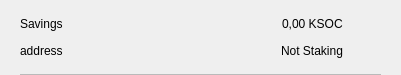
<?xml version="1.0" encoding="UTF-8"?>
<ui version="4.0">
 <class>CSRow</class>
 <widget class="QWidget" name="CSRow">
  <property name="geometry">
   <rect>
    <x>0</x>
    <y>0</y>
    <width>401</width>
    <height>75</height>
   </rect>
  </property>
  <property name="windowTitle">
   <string>Form</string>
  </property>
  <layout class="QVBoxLayout" name="verticalLayout">
   <property name="spacing">
    <number>0</number>
   </property>
   <property name="leftMargin">
    <number>20</number>
   </property>
   <property name="topMargin">
    <number>10</number>
   </property>
   <property name="rightMargin">
    <number>20</number>
   </property>
   <property name="bottomMargin">
    <number>0</number>
   </property>
   <item>
    <widget class="QWidget" name="info" native="true">
     <property name="minimumSize">
      <size>
       <width>0</width>
       <height>0</height>
      </size>
     </property>
     <layout class="QHBoxLayout" name="horizontalLayout_3">
      <property name="leftMargin">
       <number>0</number>
      </property>
      <property name="topMargin">
       <number>0</number>
      </property>
      <property name="rightMargin">
       <number>0</number>
      </property>
      <property name="bottomMargin">
       <number>10</number>
      </property>
      <item>
       <widget class="QWidget" name="container" native="true">
        <property name="minimumSize">
         <size>
          <width>0</width>
          <height>0</height>
         </size>
        </property>
        <layout class="QVBoxLayout" name="verticalLayout_2">
         <property name="spacing">
          <number>0</number>
         </property>
         <property name="leftMargin">
          <number>0</number>
         </property>
         <property name="topMargin">
          <number>0</number>
         </property>
         <property name="rightMargin">
          <number>0</number>
         </property>
         <property name="bottomMargin">
          <number>0</number>
         </property>
         <item>
          <layout class="QHBoxLayout" name="horizontalLayout">
           <item>
            <widget class="QLabel" name="labelName">
             <property name="toolTip">
              <string notr="true"/>
             </property>
             <property name="text">
              <string>Savings</string>
             </property>
            </widget>
           </item>
           <item>
            <spacer name="horizontalSpacer">
             <property name="orientation">
              <enum>Qt::Horizontal</enum>
             </property>
             <property name="sizeHint" stdset="0">
              <size>
               <width>40</width>
               <height>20</height>
              </size>
             </property>
            </spacer>
           </item>
           <item>
            <widget class="QLabel" name="labelAmount">
             <property name="text">
              <string>0,00 KSOC</string>
             </property>
            </widget>
           </item>
          </layout>
         </item>
         <item>
          <layout class="QHBoxLayout" name="horizontalLayout_2">
           <item>
            <widget class="QLabel" name="labelAddress">
             <property name="toolTip">
              <string notr="true"/>
             </property>
             <property name="text">
              <string>address</string>
             </property>
            </widget>
           </item>
           <item>
            <spacer name="horizontalSpacer_2">
             <property name="orientation">
              <enum>Qt::Horizontal</enum>
             </property>
             <property name="sizeHint" stdset="0">
              <size>
               <width>40</width>
               <height>20</height>
              </size>
             </property>
            </spacer>
           </item>
           <item>
            <widget class="QLabel" name="labelStaking">
             <property name="text">
              <string>Not Staking</string>
             </property>
            </widget>
           </item>
          </layout>
         </item>
        </layout>
       </widget>
      </item>
      <item alignment="Qt::AlignHCenter|Qt::AlignVCenter">
       <widget class="QPushButton" name="pushButtonMenu">
        <property name="minimumSize">
         <size>
          <width>24</width>
          <height>24</height>
         </size>
        </property>
        <property name="maximumSize">
         <size>
          <width>32</width>
          <height>32</height>
         </size>
        </property>
        <property name="focusPolicy">
         <enum>Qt::NoFocus</enum>
        </property>
        <property name="styleSheet">
         <string notr="true">border:none; background-color:transparent;</string>
        </property>
        <property name="text">
         <string/>
        </property>
        <property name="icon">
         <iconset>
          <normaloff>://ic-menu-hover</normaloff>://ic-menu-hover</iconset>
        </property>
        <property name="iconSize">
         <size>
          <width>24</width>
          <height>24</height>
         </size>
        </property>
       </widget>
      </item>
     </layout>
    </widget>
   </item>
   <item>
    <widget class="QLabel" name="lblDivisory">
     <property name="minimumSize">
      <size>
       <width>0</width>
       <height>1</height>
      </size>
     </property>
     <property name="maximumSize">
      <size>
       <width>16777215</width>
       <height>1</height>
      </size>
     </property>
     <property name="styleSheet">
      <string notr="true">background-color:#bababa;</string>
     </property>
     <property name="text">
      <string/>
     </property>
     <property name="alignment">
      <set>Qt::AlignBottom|Qt::AlignLeading|Qt::AlignLeft</set>
     </property>
    </widget>
   </item>
  </layout>
 </widget>
 <resources/>
 <connections/>
</ui>
